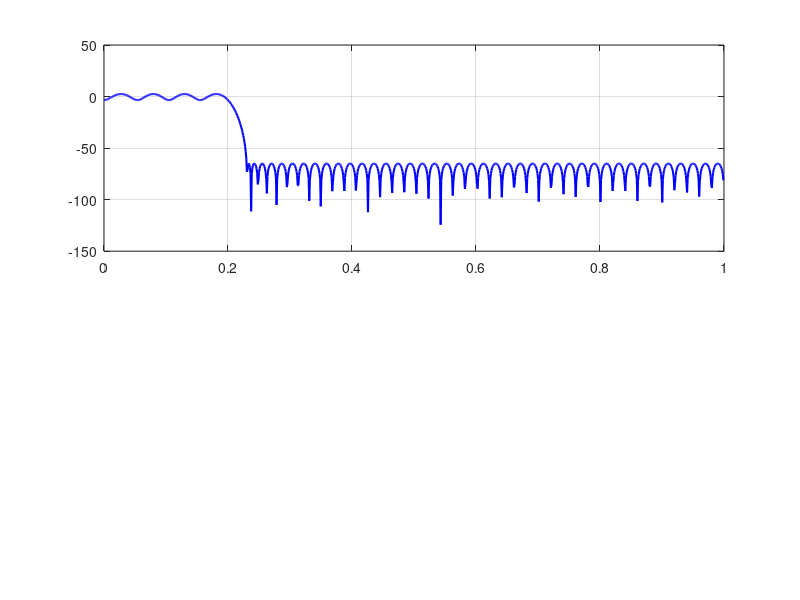

Source code (MATLAB): (Note: this script raises an error after producing the figure.)
% =========================================================================
% Advanced VLSI - Course Project
% Phase 1: FIR Filter Design
% 
% Objective: Design a low-pass FIR filter
% - Taps: 100 (can be increased if needed)
% - Transition band: 0.2*pi ~ 0.23*pi rad/sample
% - Stopband attenuation: >= 80 dB
% =========================================================================

clear; clc; close all;

%% 1. Filter Specifications
N = 100;                % Initial number of taps (order = N-1)
Fpass = 0.2;            % Passband edge (normalized to pi)
Fstop = 0.23;           % Stopband edge (normalized to pi)
Apass = 1;              % Passband ripple (dB)
Astop = 80;             % Minimum stopband attenuation (dB)

% Since firpm requires frequencies normalized to 1 (Nyquist), multiply specs by 1
% Note: MATLAB firpm uses normalized frequency where 1.0 = Nyquist (pi rad/sample)
f = [0 Fpass Fstop 1];  % Frequency bands
m = [1 1 0 0];          % Desired magnitude response (1 for passband, 0 for stopband)

% Compute weights to enforce the 80dB stopband specification
% Weights are proportional to the inverse of the linear ripple target
delta_pass = (10^(Apass/20)-1) / (10^(Apass/20)+1);
delta_stop = 10^(-Astop/20);
w = [delta_stop/delta_pass 1]; % Emphasize stopband attenuation

%% 2. Design Filter (Parks-McClellan Remez Algorithm)
% The Parks-McClellan algorithm yields the optimal equiripple FIR filter
h_ideal = firpm(N-1, f, m, w);

%% 3. Frequency Response Analysis (Ideal / Unquantized)
[H, W] = freqz(h_ideal, 1, 1024);

% Plot the magnitude response
figure('Name', 'FIR Filter Frequency Response', 'Position', [100, 100, 800, 600]);
% Force Light Mode
set(gcf, 'Color', 'w');

subplot(2,1,1);
% Force Light Mode axes
set(gca, 'Color', 'w', 'XColor', 'k', 'YColor', 'k');

plot(W/pi, 20*log10(abs(H)), 'b', 'LineWidth', 1.5);
hold on;
grid on;

yline(-Astop, 'r--', 'Stopband Spec (-80dB)', 'LabelHorizontalAlignment', 'left');
xline(Fpass, 'k:');
xline(Fstop, 'k:');
text(Fpass - 0.01, -40, sprintf('Passband\nEdge (0.2\\pi)'), 'HorizontalAlignment', 'right', 'VerticalAlignment', 'middle', 'BackgroundColor', 'w');
text(Fstop + 0.01, -40, 'Stopband Edge (0.23\pi)', 'HorizontalAlignment', 'left', 'VerticalAlignment', 'middle', 'BackgroundColor', 'w');

title(sprintf('Ideal %d-Tap FIR Filter Magnitude Response', N));
xlabel('Normalized Frequency (\times\pi rad/sample)');
ylabel('Magnitude (dB)');
axis([0 1 -120 10]);

% Analyze constraints to see if 100 taps is sufficient
stopband_attenuation_achieved = -max(20*log10(abs(H(W/pi >= Fstop))));
fprintf('\n--- Filter Design Summary ---\n');
fprintf('Number of Taps:            %d\n', N);
fprintf('Stopband Atten Spec:      > 80.00 dB\n');
fprintf('Stopband Atten Achieved:    %.2f dB\n', stopband_attenuation_achieved);

if stopband_attenuation_achieved >= Astop
    fprintf('Result: Spec MET with %d taps.\n', N);
else
    fprintf('Result: Spec FAILED. Need more taps.\n');
    fprintf('Run an automated iteration to find minimum required taps...\n');
    
    % Auto-iterate to find the minimum number of taps to meet spec
    N_calc = N;
    while stopband_attenuation_achieved < Astop
        N_calc = N_calc + 1;
        h_ideal = firpm(N_calc-1, f, m, w);
        [H_calc, W_calc] = freqz(h_ideal, 1, 1024);
        stopband_attenuation_achieved = -max(20*log10(abs(H_calc(W_calc/pi >= Fstop))));
    end
    fprintf('Required number of taps to meet 80dB spec: %d\n', N_calc);
    
    % Update the design with the correct number of taps
    N = N_calc;
    h_ideal = firpm(N-1, f, m, w);
    [H, W] = freqz(h_ideal, 1, 1024);
    
    % Replot
    plot(W/pi, 20*log10(abs(H)), 'g', 'LineWidth', 1.5);
    legend(sprintf('Initial Attempt (N=100)'), sprintf('Successful Design (N=%d)', N), 'Location', 'SouthWest');
    title(sprintf('Ideal %d-Tap FIR Filter Magnitude Response', N));
end

%% 4. Impulse Response and Pole-Zero Plot
subplot(2,2,3);
set(gca, 'Color', 'w', 'XColor', 'k', 'YColor', 'k');
stem(0:N-1, h_ideal, 'Marker', '.', 'MarkerSize', 10);
title('Impulse Response (Coefficients)');
xlabel('Sample (n)');
ylabel('Amplitude');
grid on;

subplot(2,2,4);
set(gca, 'Color', 'w', 'XColor', 'k', 'YColor', 'k');
zplane(h_ideal, 1);
title('Pole-Zero Plot');

% Export the figure
exportgraphics(gcf, '../img/FIR_Filter_Frequency_Response.png', 'Resolution', 300, 'BackgroundColor', 'w');

%% 5. Save Coefficients for Next Stage
save('fir_coefficients_ideal.mat', 'h_ideal', 'N', 'Fpass', 'Fstop', 'Apass', 'Astop');
fprintf('\nSaved ideal filter design to fir_coefficients_ideal.mat\n');
